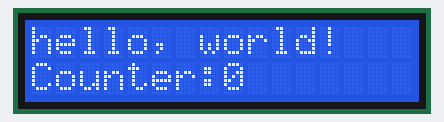
This sketch was run on a simulated ESP32-S3. On the bench: 16×2 character LCD.

Above: at 0.1 s.
At 4.2 s:
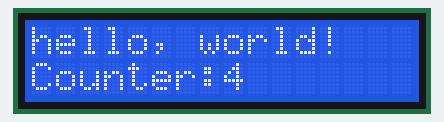
At 9.2 s:
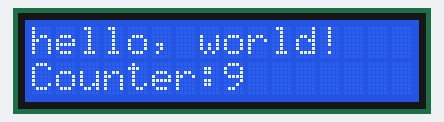
At 19.3 s:
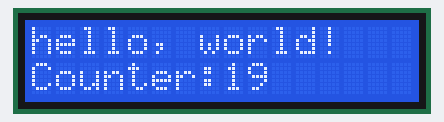
At 28.4 s:
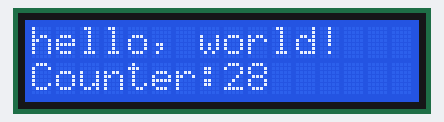
At 38.5 s:
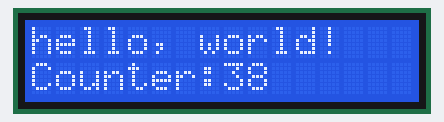

Measured:
- what the display in image 1 shows lasts 1.0 s, from 4.1 s to 5.1 s

The sketch:

Sketch_20.1_Display_the_string_on_LCD1602.ino
```cpp
/**********************************************************************
  Filename    : Drive LiquidCrystal I2C to display characters
  Description : I2C is used to control the display characters of LCD1602.
  Auther      : www.freenove.com
  Modification: 2022/10/25
**********************************************************************/
#include <LiquidCrystal_I2C.h>
#include <Wire.h>

#define SDA 14                    //Define SDA pins
#define SCL 13                    //Define SCL pins

/*
 * note:If lcd1602 uses PCF8574T, IIC's address is 0x27,
 *      or lcd1602 uses PCF8574AT, IIC's address is 0x3F.
*/
LiquidCrystal_I2C lcd(0x27,16,2);
void setup() {
  Wire.begin(SDA, SCL);           // attach the IIC pin
  if (!i2CAddrTest(0x27)) {
    lcd = LiquidCrystal_I2C(0x3F, 16, 2);
  }
  lcd.init();                     // LCD driver initialization
  lcd.backlight();                // Open the backlight
  lcd.setCursor(0,0);             // Move the cursor to row 0, column 0
  lcd.print("hello, world!");     // The print content is displayed on the LCD
}

void loop() {
  lcd.setCursor(0,1);             // Move the cursor to row 1, column 0
  lcd.print("Counter:");          // The count is displayed every second
  lcd.print(millis() / 1000);
  delay(1000);
}

bool i2CAddrTest(uint8_t addr) {
  Wire.beginTransmission(addr);
  if (Wire.endTransmission() == 0) {
    return true;
  }
  return false;
}
```
